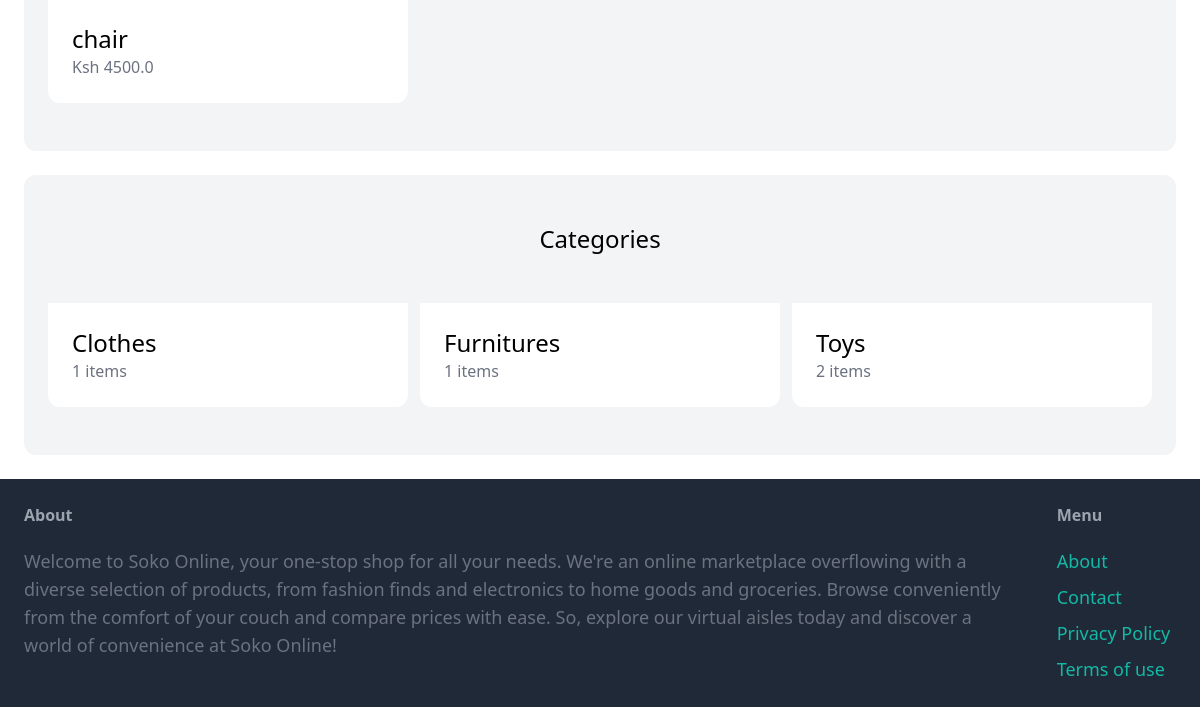
Before: / (lower part) with the older database file.
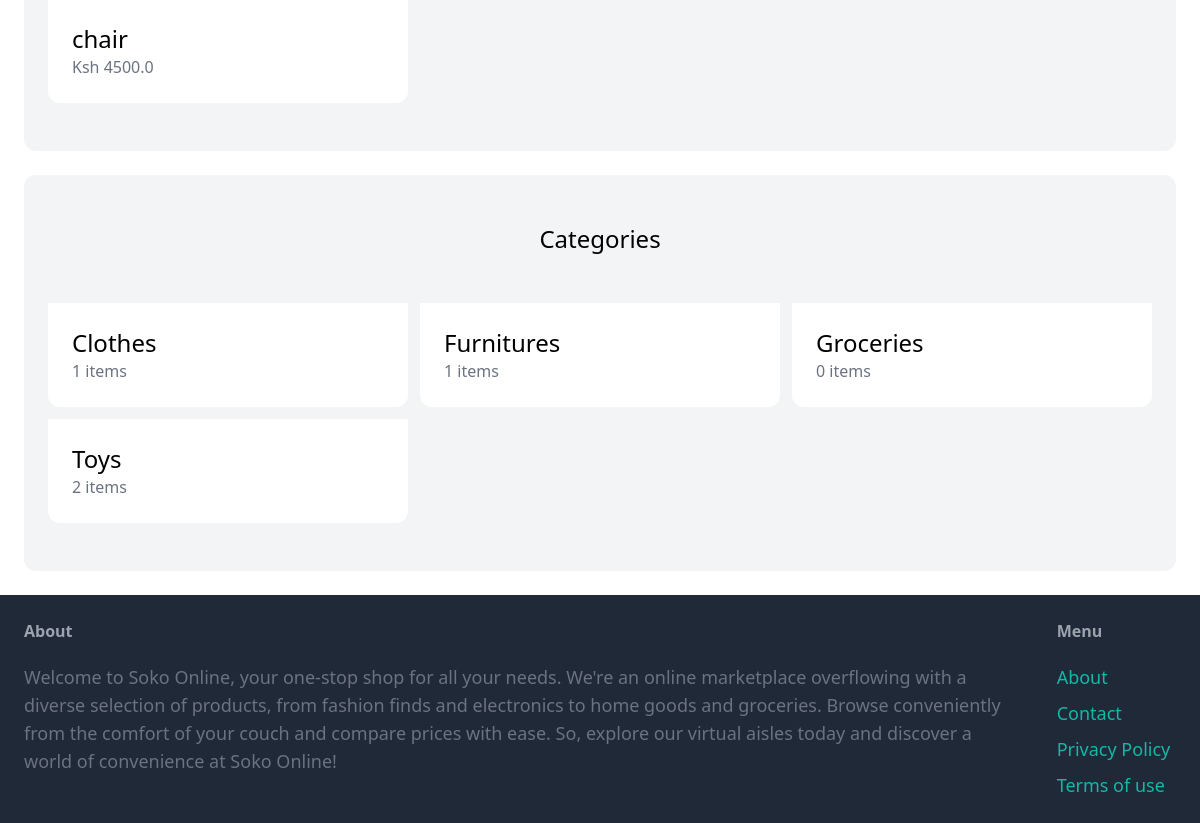
After: the same page with the newer database file.
### item/models.py (models this page shows, shortened)
class Item(models.Model):
    category=models.ForeignKey(Category,related_name='items', on_delete=models.CASCADE)
    name=models.CharField(max_length=255)
    description=models.TextField(blank=True,null=True)
    price=models.FloatField()
    image=models.ImageField(upload_to='item_images', blank=True, null=True)
    is_sold=models.BooleanField(default=False)
    created_by=models.ForeignKey(User, related_name='items', on_delete=models.CASCADE)
    created_on = models.DateTimeField(auto_now_add=True)

class Category(models.Model):
    name=models.CharField(max_length=255)
    class Meta:
        ordering = ('name',)
        verbose_name_plural = 'Categories'

### core/views.py (the view)
# urls.py: path('',views.index, name='index'),
def index(request):
    items= Item.objects.filter(is_sold=False)[0:6]
    categories=Category.objects.all()
    return render(request, 'core/index.html',
                  {
                     'categories': categories,
                     'items' : items,
                  }
                  )

### core/templates/core/index.html (shortened to what this page needs)
{% extends 'core/base.html' %}
{% block content %}
<div class="mt-6 px-6 py-12 bg-gray-100 rounded-xl">
    <div class="grid grid-cols-3 gap-3">
        {% for item in items %}
        <div>
            <a href="{% url 'item:detail' item.id %}">
                <div class="p-6 bg-white rounded-b-xl">
                    <h2 class="text-2xl">{{ item.name }}</h2>
                    <p class="text-gray-500">Ksh {{ item.price }}</p>
                </div>
            </a>
        </div>
        {% endfor %}
    </div>
</div>
<div class="mt-6 px-6 py-12 bg-gray-100 rounded-xl">
    <h2 class="mb-12 text-2xl text-center">Categories</h2>
    <div class="grid grid-cols-3 gap-3">
        {% for category in categories %}
        <div>
            <a href="#">
                <div class="p-6 bg-white rounded-b-xl">
                    <h2 class="text-2xl">{{ category.name }}</h2>
                    <p class="text-gray-500">{{ category.items.count }} items</p>
                </div>
            </a>
        </div>
        {% endfor %}
    </div>
</div>
{% endblock %}

Changed rows visible on the page:
added Category: name "Groceries", items.count "0"
